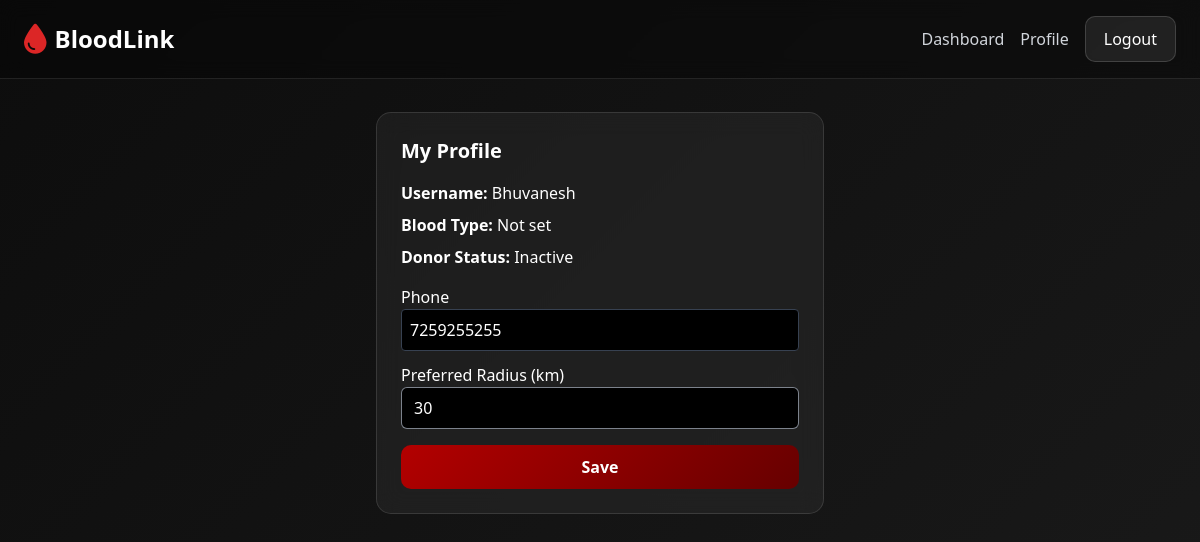
/donation/profile/ (signed in), run on the app's committed database.
### donation/models.py (models this page shows, shortened)
class Profile(models.Model):
    user = models.OneToOneField(User, on_delete=models.CASCADE)
    phone = models.CharField(max_length=15, blank=True)
    blood_type = models.CharField(max_length=3, choices=BLOOD_TYPES, blank=True)
    is_donor = models.BooleanField(default=False)
    latitude = models.FloatField(null=True, blank=True)
    longitude = models.FloatField(null=True, blank=True)
    last_donation_date = models.DateField(null=True, blank=True)
    radius_km = models.IntegerField(default=30)  # how far user is willing to travel

### donation/views.py (the view, shortened to what this page needs)
# urls.py: path('profile/', views.profile, name='profile'),
@login_required
def profile(request):
    profile = request.user.profile
    return render(request, 'donation/profile.html', {"profile": profile})

### donation/templates/donation/profile.html (shortened to what this page needs)
{% extends "donation/base.html" %}
{% block content %}
<div class="max-w-md mx-auto glass-effect p-6">
    <h2 class="text-xl font-bold mb-4">My Profile</h2>
    <p class="mb-2"><b>Username:</b> {{ request.user.username }}</p>
    <p class="mb-2"><b>Blood Type:</b> {{ profile.blood_type|default:"Not set" }}</p>
    <p class="mb-2"><b>Donor Status:</b> {{ profile.is_donor|yesno:"Active,Inactive" }}</p>
    <form method="post" class="mt-4">
        <div class="space-y-3">
            <div>
                <label>Phone</label>
                <input name="phone" value="{{ profile.phone }}"
                       class="w-full p-2 bg-black border border-gray-700 rounded">
            </div>
            <div>
                <label>Preferred Radius (km)</label>
                <input type="number" name="radius_km" value="{{ profile.radius_km }}"
                       class="w-full p-2 bg-black border border-gray-700 rounded">
            </div>
        </div>
        <button class="btn-primary w-full mt-4">Save</button>
    </form>
</div>
{% endblock %}

### donation/templates/donation/base.html (style rules this page uses)
body { font-family: "Segoe UI", sans-serif; background: linear-gradient(135deg, #0d0d0d, #1a1a1a); min-height: 100vh; color: white; }
.glass-effect { background: rgba(255,255,255,0.05); border: 1px solid rgba(255,255,255,0.12); backdrop-filter: blur(12px); border-radius: 15px; }
.btn-primary { background: linear-gradient(135deg, #b30000, #660000); color: white; padding: 10px 18px; border-radius: 10px; font-weight: 600; display: inline-flex; align-items: center; justify-content: center; }
input[type="text"], input[type="password"], input[type="email"], input[type="number"], input[type="date"], select, textarea { background-color: #000; color: #fff; border: 1px solid rgba(156,163,175,0.8); padding: 0.5rem 0.75rem; border-radius: 0.375rem; }
input::placeholder, textarea::placeholder { color: rgba(156,163,175,0.8); }

### data on the page
Profile: blood_type "Not set", is_donor "Inactive", phone "7259255255", radius_km "30"

### other printed values
{{ request.user.username }} "Bhuvanesh"
